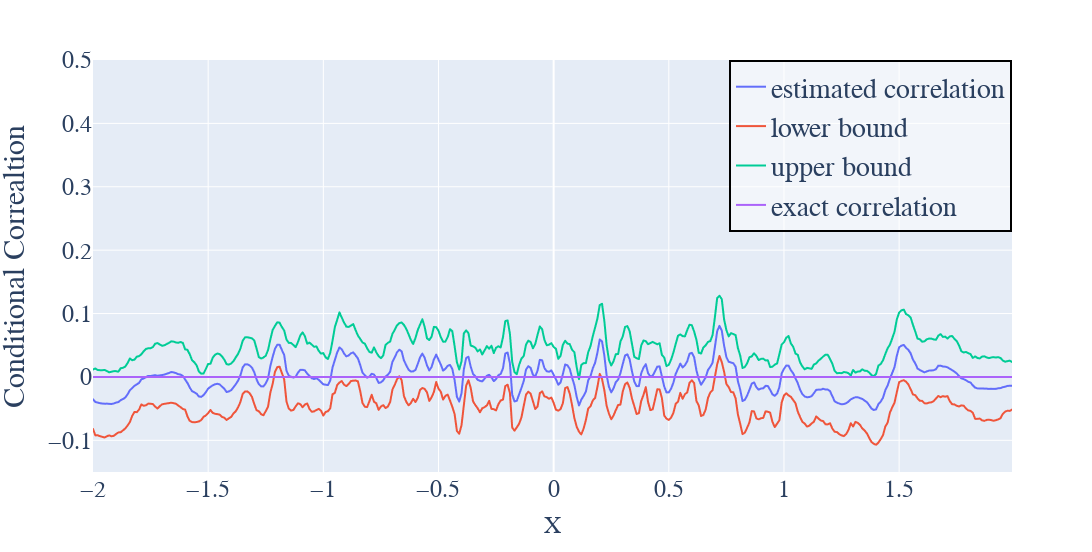

Notebook code for this chart:
### Code cell
fig = px.line(df, x="X", y = df.columns)
fig.update_layout(yaxis_range=[-0.15,0.5])
fig.update_layout(xaxis=dict(
        title='X',
        titlefont=dict(size=24 , family="Times New Roman"),
        tickfont=dict(size=24, family="Times New Roman"),# Set x-axis title font size here
    ),
    yaxis=dict(
        title=r'Conditional Correaltion',
        titlefont=dict(size=30, family="Times New Roman"),
        tickfont=dict(size=24, family="Times New Roman"),
    ),
    legend=dict(
          title='',
          title_font=dict(size=24, family="Times New Roman"),
          font=dict(size=28, family="Times New Roman"),
          bgcolor='rgba(255,255,255,0.5)',
          bordercolor="Black",
          borderwidth=2,
        x=1,  # Positioning on the x-axis (1 is at the far right of the graph)
        xanchor='auto',  # Anchoring the legend
        y=1,  # Positioning on the y-axis (1 is at the top of the graph)
        yanchor='auto'  # Anchoring the legend

    )
)
fig.update_layout(
    width=233 * 6,  # Width of the plot in pixels
    height=92 * 6  # Height of the plot in pixels
)
fig.show()

### Figure 1 — Plotly figure (JSON) as saved in the notebook; plotly's stock layout.template omitted (floating-point values rounded to 4 significant figures; data arrays with more than 128 entries replaced by an {"elided": "..."} marker saying what was removed)
{"data": [{"hovertemplate": "variable=estimated correlation<br>X=%{x}<br>value=%{y}<extra></extra>", "legendgroup": "estimated correlation", "line": {"color": "#636efa", "dash": "solid"}, "marker": {"symbol": "circle"}, "mode": "lines", "name": "estimated correlation", "showlegend": true, "type": "scattergl", "x": {"elided": "400 float values"}, "xaxis": "x", "y": {"elided": "400 float values"}, "yaxis": "y"}, {"hovertemplate": "variable=lower bound<br>X=%{x}<br>value=%{y}<extra></extra>", "legendgroup": "lower bound", "line": {"color": "#EF553B", "dash": "solid"}, "marker": {"symbol": "circle"}, "mode": "lines", "name": "lower bound", "showlegend": true, "type": "scattergl", "x": {"elided": "400 float values"}, "xaxis": "x", "y": {"elided": "400 float values"}, "yaxis": "y"}, {"hovertemplate": "variable=upper bound<br>X=%{x}<br>value=%{y}<extra></extra>", "legendgroup": "upper bound", "line": {"color": "#00cc96", "dash": "solid"}, "marker": {"symbol": "circle"}, "mode": "lines", "name": "upper bound", "showlegend": true, "type": "scattergl", "x": {"elided": "400 float values"}, "xaxis": "x", "y": {"elided": "400 float values"}, "yaxis": "y"}, {"hovertemplate": "variable=exact correlation<br>X=%{x}<br>value=%{y}<extra></extra>", "legendgroup": "exact correlation", "line": {"color": "#ab63fa", "dash": "solid"}, "marker": {"symbol": "circle"}, "mode": "lines", "name": "exact correlation", "showlegend": true, "type": "scattergl", "x": {"elided": "400 float values"}, "xaxis": "x", "y": {"elided": "400 int values"}, "yaxis": "y"}], "layout": {"height": 552, "legend": {"bgcolor": "rgba(255,255,255,0.5)", "bordercolor": "Black", "borderwidth": 2, "font": {"family": "Times New Roman", "size": 28}, "title": {"font": {"family": "Times New Roman", "size": 24}, "text": ""}, "tracegroupgap": 0, "x": 1, "xanchor": "auto", "y": 1, "yanchor": "auto"}, "margin": {"t": 60}, "width": 1398, "xaxis": {"anchor": "y", "domain": [0, 1], "tickfont": {"family": "Times New Roman", "size": 24}, "title": {"font": {"family": "Times New Roman", "size": 24}, "text": "X"}}, "yaxis": {"anchor": "x", "domain": [0, 1], "range": [-0.15, 0.5], "tickfont": {"family": "Times New Roman", "size": 24}, "title": {"font": {"family": "Times New Roman", "size": 30}, "text": "Conditional Correaltion"}}}}
